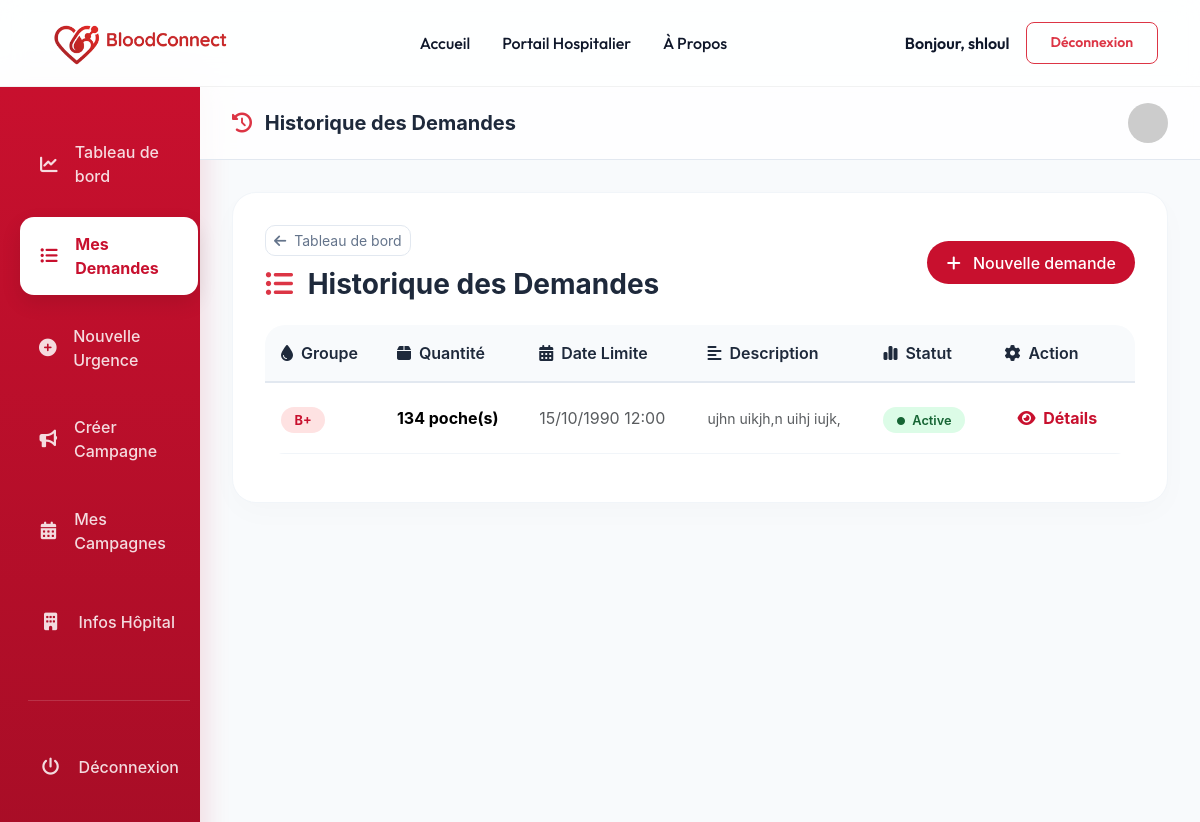
Page /demandes/historique/ (signed in) on the committed database.
### comptes/models.py (models this page shows, shortened)
class User(AbstractUser):
    ROLE_CHOICES = (
        ('donneur', 'Donneur'),
        ('hopital', 'Hopital'),
        ('admin', 'Admin'),
    )
    role = models.CharField(max_length=20, choices=ROLE_CHOICES, default='donneur')

### demandes/models.py (models this page shows, shortened)
class DemandeUrgente(models.Model):
    hopital = models.ForeignKey('comptes.Hopital', on_delete=models.CASCADE, related_name='demandes')
    groupe_sanguin = models.CharField(max_length=3, choices=GROUPE_SANGUIN_CHOICES)
    quantite = models.PositiveIntegerField()
    delai = models.DateTimeField()
    statut = models.CharField(max_length=20, choices=STATUT_DEMANDE_CHOICES, default='active')
    description = models.TextField(blank=True)

### demandes/views.py (the view)
# urls.py: path('historique/', views.DemandeListView.as_view(), name='historique_demandes'),
class DemandeListView(LoginRequiredMixin, HospitalRoleMixin, ListView):
    model = DemandeUrgente
    template_name = 'demandes/historique_demandes.html'
    context_object_name = 'demandes'
    def get_queryset(self):
        return DemandeUrgente.objects.filter(hopital=self.request.user.hopital).order_by('-delai')

### demandes/views.py (called while the page is built)
    def test_func(self):
        if not (self.request.user.is_authenticated and self.request.user.role == 'hopital'):
            return False
        hopital = getattr(self.request.user, 'hopital', None)
        if hopital and not hopital.valide:
            messages.warning(self.request, "Votre compte hôpital doit être validé par un administrateur avant de pouvoir publier des demandes.")
            return False
        return True

### demandes/templates/demandes/historique_demandes.html (shortened to what this page needs)
{% load static %}
<!DOCTYPE html>
<html lang="fr">
<head>
    <link href="https://cdn.jsdelivr.net/npm/bootstrap@5.3.2/dist/css/bootstrap.min.css" rel="stylesheet">
    <link rel="stylesheet" href="https://cdnjs.cloudflare.com/ajax/libs/font-awesome/6.4.2/css/all.min.css">
</head>
<body>
    {% include 'header.html' %}
    <div class="container-fluid">
        <div class="row">
            <div class="col-lg-2 p-0 d-none d-lg-block">
                {% include 'demandes/sidebar_hopital.html' %}
            </div>
            <div class="col-lg-10 p-0">
                <div class="glass-header d-flex justify-content-between align-items-center">
                    <h5 class="fw-bold m-0">
                        <i class="fas fa-history text-danger me-2"></i>
                        Historique des Demandes
                    </h5>
                    <div class="d-flex align-items-center gap-3">
                        <img src="https://ui-avatars.com/api/?name={{ request.user.username }}&background=DC2626&color=fff" class="rounded-circle" width="40" alt="Avatar">
                    </div>
                </div>
                <div class="dashboard-content">
                    <div class="card-custom">
                        <div class="d-flex justify-content-between align-items-center mb-4 flex-wrap gap-3">
                            <div>
                                <a href="{% url 'dashboard_hopital' %}" class="btn btn-outline-dark btn-sm mb-2">
                                    <i class="fas fa-arrow-left me-1"></i> Tableau de bord
                                </a>
                                <h3 class="fw-bold m-0 mt-1">
                                    <i class="fas fa-list-ul text-danger me-2"></i>
                                    Historique des Demandes
                                </h3>
                            </div>
                            <a href="{% url 'ajouter_demande' %}" class="btn btn-danger rounded-pill">
                                <i class="fas fa-plus me-2"></i> Nouvelle demande
                            </a>
                        </div>
                        <div class="table-responsive">
                            <table class="table table-custom">
                                <thead>
                                    <tr>
                                        <th><i class="fas fa-tint me-2"></i>Groupe</th>
                                        <th><i class="fas fa-box me-2"></i>Quantité</th>
                                        <th><i class="fas fa-calendar-alt me-2"></i>Date Limite</th>
                                        <th><i class="fas fa-align-left me-2"></i>Description</th>
                                        <th><i class="fas fa-chart-simple me-2"></i>Statut</th>
                                        <th><i class="fas fa-cog me-2"></i>Action</th>
                                    </tr>
                                </thead>
                                <tbody>
                                    {% for de in demandes %}
                                    <tr>
                                        <td><span class="badge-blood">{{ de.groupe_sanguin }}</span></td>
                                        <td class="fw-bold">{{ de.quantite }} poche(s)</br>
                                        <td>
                                            <span class="text-muted">{{ de.delai|date:"d/m/Y H:i" }}</span>
                                        <td class="text-muted">
                                            <small>{{ de.description|default:"-"|truncatechars:50 }}</small>
                                        <td>
                                            {% if de.statut == 'active' %}
                                                <span class="badge-active">
                                                    <i class="fas fa-circle me-1" style="font-size: 0.5rem;"></i> Active
                                                </span>
                                            {% else %}
                                                <span class="badge-closed">
                                                    <i class="fas fa-check-circle me-1"></i> Clôturée
                                                </span>
                                            {% endif %}
                                        <td>
                                            <a href="{% url 'voir_reponses' de.pk %}" class="btn btn-link text-decoration-none fw-bold">
                                                <i class="fas fa-eye me-1"></i> Détails
                                            </a>
                                    </tr>
                                    {% endfor %}
                                </tbody>
                            </table>
                        </div>
                    </div>
                </div>
            </div>
        </div>
    </div>
</body>
</html>

### templates/header.html (shortened to what this page needs)
{% load static %}
<header class="header">
    <nav class="container d-flex align-items-center justify-content-between">
        <div class="logo d-flex align-items-center gap-2">
            <a href="{% url 'accueil' %}">
                <img src="{% static 'images/BloodConnect.png' %}" alt="Logo" width="200" height="60" style="object-fit: contain;">
            </a>
        </div>
        <div class="d-none d-lg-flex align-items-center">
            <a href="{% url 'accueil' %}" class="nav-link">Accueil</a>
            {% if user.is_authenticated %}
                {% if user.is_superuser or user.role == 'admin' %}
                    <a href="{% url 'admin_dashboard' %}" class="nav-link">Tableau de Bord Admin</a>
                {% elif user.role == 'hopital' %}
                    <a href="{% url 'dashboard_hopital' %}" class="nav-link">Portail Hospitalier</a>
                {% elif user.role == 'donneur' %}
                    <a href="{% url 'dashboard_donneur' %}" class="nav-link">Mon Portail Donneur</a>
                {% endif %}
            {% endif %}
            <a href="{% url 'about' %}" class="nav-link">À Propos</a>
        </div>
        <div class="d-flex align-items-center gap-3">
            {% if user.is_authenticated %}
                <span class="navbar-text d-none d-md-inline-block">Bonjour, {{ user.username }}</span>
                <a href="{% url 'logout' %}" class="btn btn-outline-danger btn-sm">Déconnexion</a>
            {% else %}
                <a href="{% url 'login' %}" class="btn btn-primary-red">Connexion</a>
                <a href="{% url 'register' %}" class="btn btn-outline-dark px-3 py-2 rounded-3 fw-bold" style="text-decoration: none;">Inscription</a>
            {% endif %}
        </div>
    </nav>
</header>

### demandes/templates/demandes/historique_demandes.html (style rules this page uses)
:root { --primary: #C8102E; --secondary: #FEE2E2; --dark: #1E293B; --accent: #FCA5A5; }
body { background: #F8FAFC; font-family: 'Inter', system-ui, sans-serif; color: var(--dark); }
.dashboard-content { padding: 2rem; }
.glass-header { background: rgba(255, 255, 255, 0.8); backdrop-filter: blur(10px); position: sticky; top: 0; z-index: 100; border-bottom: 1px solid #E2E8F0; padding: 1rem 2rem; }
.card-custom { background: white; border-radius: 24px; padding: 2rem; box-shadow: 0 10px 30px rgba(0,0,0,0.02); border: 1px solid #F1F5F9; transition: 0.3s; }
.table-custom { background: white; border-radius: 20px; overflow: hidden; }
.table-custom thead th { background: #F8FAFC; border-bottom: 2px solid #E2E8F0; color: var(--dark); font-weight: 600; padding: 1rem; }
.table-custom tbody td { vertical-align: middle; border-bottom: 1px solid #F1F5F9; padding: 1rem; }
.badge-blood { background: #FEE2E2; color: #C8102E; padding: 0.35rem 0.85rem; border-radius: 50px; font-weight: 700; font-size: 0.8rem; }
.badge-active { background: #DCFCE7; color: #166534; padding: 0.35rem 0.85rem; border-radius: 50px; font-weight: 600; font-size: 0.8rem; }
.btn-outline-dark { border-radius: 10px; border: 1px solid #E2E8F0; color: #64748B; transition: 0.3s; text-decoration: none; display: inline-block; }
.btn-danger { background: var(--primary); border: none; border-radius: 12px; padding: 0.6rem 1.2rem; font-weight: 500; transition: 0.3s; text-decoration: none; display: inline-block; color: white; }
.btn-link { color: var(--primary); font-weight: 600; transition: 0.3s; }

### templates/header.html (style rules this page uses)
:root { --primary-red: #C8102E; --dark-blue: #0F172A; --text-muted: #64748B; --transition: all 0.3s cubic-bezier(0.4, 0, 0.2, 1); }
.header { background: rgba(255, 255, 255, 0.85) !important; backdrop-filter: blur(12px); -webkit-backdrop-filter: blur(12px); border-bottom: 1px solid rgba(0,0,0,0.05); padding: 0.8rem 0; position: sticky; top: 0; z-index: 1000; font-family: 'Outfit', sans-serif; }
.header .nav-link { font-weight: 500; color: var(--dark-blue) !important; margin: 0 1rem; transition: var(--transition); position: relative; text-decoration: none; }
.header .btn-outline-danger { border-radius: 8px; padding: 0.6rem 1.5rem; font-weight: 600; }
.header .navbar-text { color: var(--dark-blue); font-weight: 600; }

### rows in the picture
User: username "shloul"
DemandeUrgente: groupe_sanguin "B+", quantite "134", delai "15/10/1990 12:00", description "ujhn uikjh,n uihj iujk,", statut "active" (drawn)
